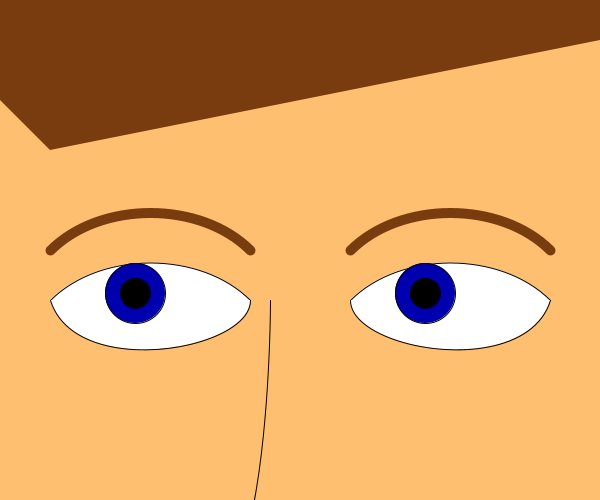
Frame 1 (no input)
Frame 60 (the mouse pressed at the canvas centre just before this capture): identical to frame 1, image omitted
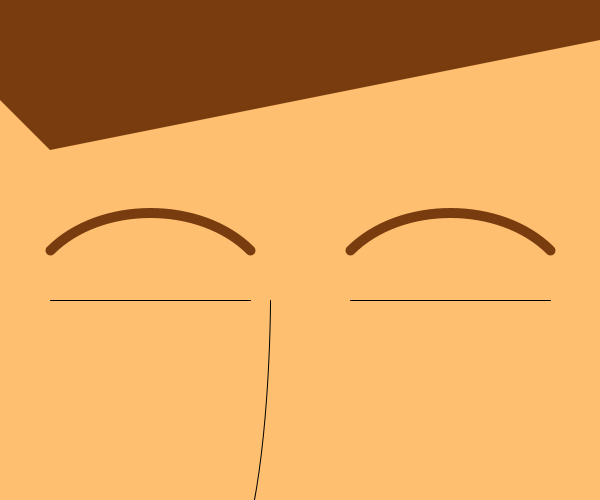
Frame 120 (the mouse held since frame 60 and released just before this capture)

The Processing sketch that drew these frames (run headless with seeded random() and noise(); from frame 60 on, the mouse is pressed at the canvas centre):

// Processing sketch: processing_95023
// ── processing_95023.pde

void setup(){
  size(600,500);
  background(255);
}

void draw(){
  background(255,191,112);
  smooth();
  //Checks if mouse is pressed
  //If not then eyes will be drawn
  //If so then a line will be drawn, makes it look like a blink
  if(mousePressed== false){
    stroke(1);
    fill(255);
    bezier(50,300,100,250,200,250,250,300);
    bezier(550,300,500,250,400,250,350,300);
    bezier(50,300,75,380,250,350,250,300);
    bezier(550,300,525,380,350,350,350,300);
    fill(0,0,175);
    ellipse((mouseX/15)+135,(mouseY/23)+293,60,60);
    ellipse((mouseX/15)+425,(mouseY/23)+293,60,60);
    fill(0);
    ellipse((mouseX/15)+135,(mouseY/23)+293,30,30);
    ellipse((mouseX/15)+425,(mouseY/23)+293,30,30);
  } else {
    stroke(1);
    line(50,300,250,300);
    line(550,300,350,300);
  }
  //Draws the rest of the face
  stroke(120,60,15);
  strokeWeight(10);
  noFill();
  bezier(50,250,100,200,200,200,250,250);
  bezier(550,250,500,200,400,200,350,250);
  noStroke();
  strokeWeight(1);
  noFill();
  stroke(1);
  bezier(270,300,270,300,270,600,200,600);
  fill(120,60,15);
  noStroke();
  triangle(-100,0,50,150,800,0);
}
